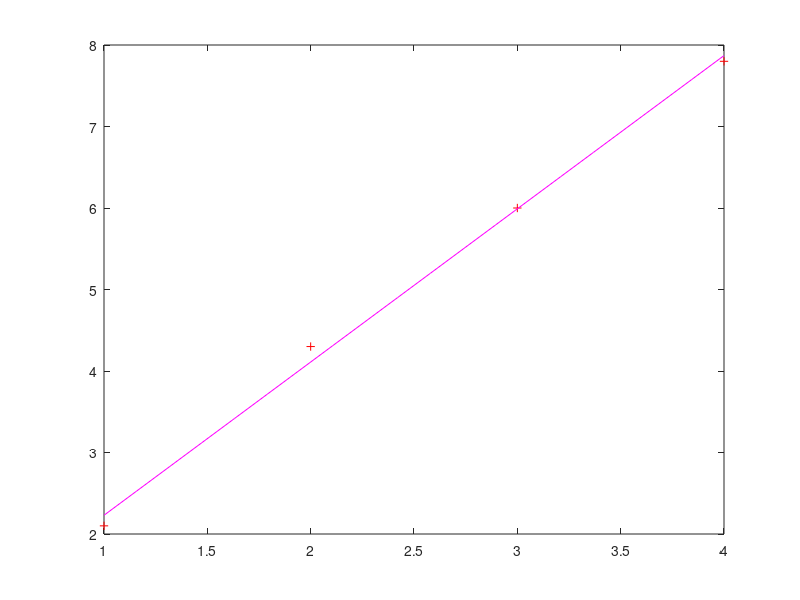

Here is the MATLAB script that generated this plot:
close all
clear all
 
x=[1,2,3,4];
y=[2.1,4.3,6,7.8];
 
plot(x,y,'+r')
 
p=polyfit(x,y,1);
x1=linspace(min(x),max(x),20);
y1=polyval(p,x1)
hold on
plot(x1,y1,'m')
